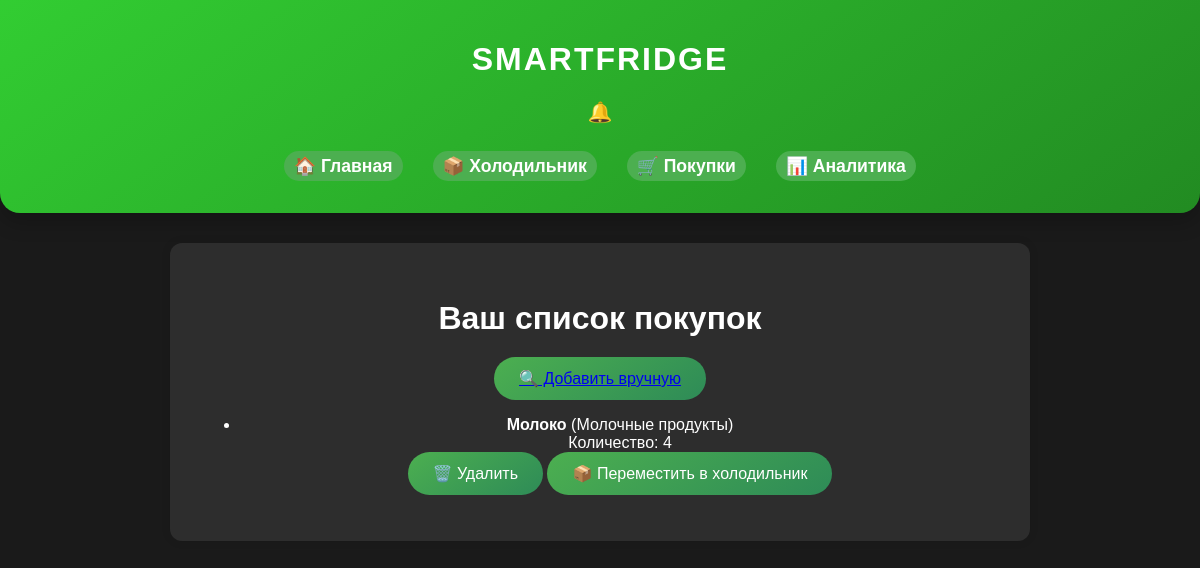
The app's page /shopping_list (signed in) with its own data.
### app/models.py (models this page shows, shortened)
class ShoppingList(db.Model):
    __tablename__ = "shopping_list"
    id: Mapped[int] = mapped_column(sa.Integer, primary_key=True, autoincrement=True)
    user_id: Mapped[int] = mapped_column(sa.Integer, sa.ForeignKey("user.id"), nullable=False)
    product_id: Mapped[int] = mapped_column(sa.Integer, sa.ForeignKey("product.id"), nullable=False)
    count: Mapped[int] = mapped_column(sa.Integer, default=1)
    user = db.relationship('User', backref=db.backref('shopping_list', lazy=True))
    product = db.relationship('Product', backref=db.backref('shopping_list', lazy=True))

class Product(db.Model):
    id: Mapped[int] = mapped_column(sa.Integer, primary_key=True, autoincrement=True)
    name: Mapped[str] = mapped_column(sa.String(100), nullable=False)
    product_type: Mapped[str] = mapped_column(sa.String(50), nullable=False)
    quantity: Mapped[float] = mapped_column(sa.Float, nullable=False)
    unit: Mapped[str] = mapped_column(sa.String(20), nullable=False)  # кг, шт, л и т. д.
    nutrition_info: Mapped[str] = mapped_column(sa.Text, nullable=True)
    allergens: Mapped[bool] = mapped_column(sa.Boolean, default=False)

### app/shopping_list.py (the view)
@app.route('/shopping_list')
@login_required
def shopping_list():
    shopping_items = db.session.query(ShoppingList, Product).join(Product).filter(ShoppingList.user_id == current_user.id).all()
    return render_template('shopping_list.html', shopping_items=shopping_items)

### app/models.py (called while the page is built)
@login.user_loader
def load_user(id):
  return db.session.get(User, int(id))

### app/templates/shopping_list.html (shortened to what this page needs)
{% extends "base.html" %}
{% block content %}
    <h2>Ваш список покупок</h2>
    <div class="actions">
        <button><a href="{{ url_for('find_product_shop') }}" class="button">🔍 Добавить вручную</a></button>
    </div>
    {% if shopping_items %}
        <ul class="shopping-list">
            {% for shopping, product in shopping_items %}
                <li data-product-id="{{ shopping.product_id }}">
                    <div class="product-info">
                        <strong>{{ product.name }}</strong> ({{ product.product_type }})<br>
                        Количество: {{ shopping.count }}
                    </div>
                    <button class="delete-btn">🗑️ Удалить</button>
                    <button class="move-to-fridge-btn">📦 Переместить в холодильник</button>
                </li>
            {% endfor %}
        </ul>
    {% else %}
        <p>Ваш список покупок пуст! Добавьте товары.</p>
    {% endif %}
{% endblock %}

### app/static/css/styles.css (style rules this page uses)
:root { --primary-color: #4CAF50; --accent-color: #FFD700; --background-color: #1a1a1a; --highlight-color: #32CD32; --border-radius: 12px; --shadow-color: rgba(0, 0, 0, 0.1); --transition-time: 0.3s; --modal-background: rgba(0, 0, 0, 0.7); --button-color: #4CAF50; --button-hover-color: #45a049; }
body { font-family: 'Arial', sans-serif; background-color: var(--background-color); color: white; margin: 0; padding: 0; text-align: center; }
h2 { color: white; font-size: 2rem; margin-bottom: 20px; }
button { padding: 12px 25px; background: linear-gradient(145deg, #4CAF50, #2E8B57); border: none; border-radius: 30px; color: white; font-size: 16px; cursor: pointer; transition: transform 0.3s ease, background 0.3s ease; }
.actions { display: flex; justify-content: center; gap: 20px; margin-top: 20px; }
.product-info { flex-grow: 1; }

### records on screen
ShoppingList: name "Молоко", product_type "Молочные продукты", count "4"
